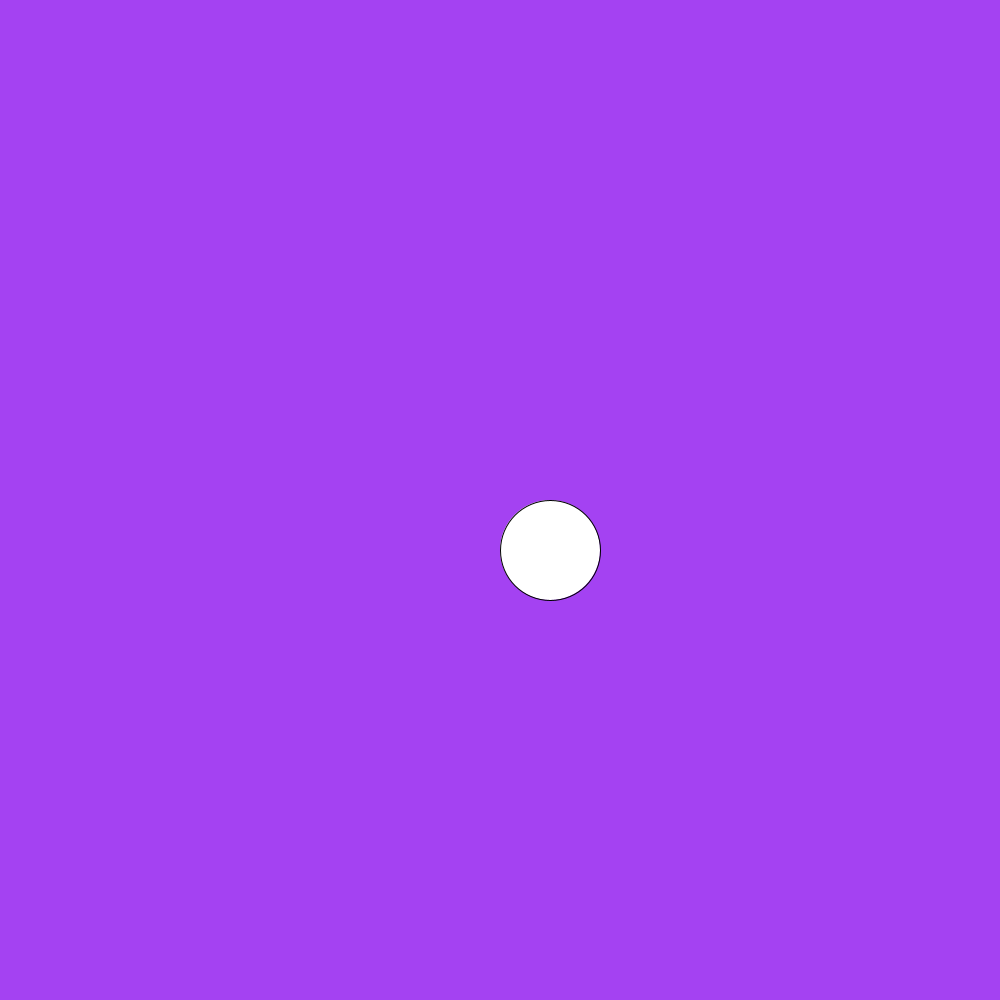
Frame 1 (no input)
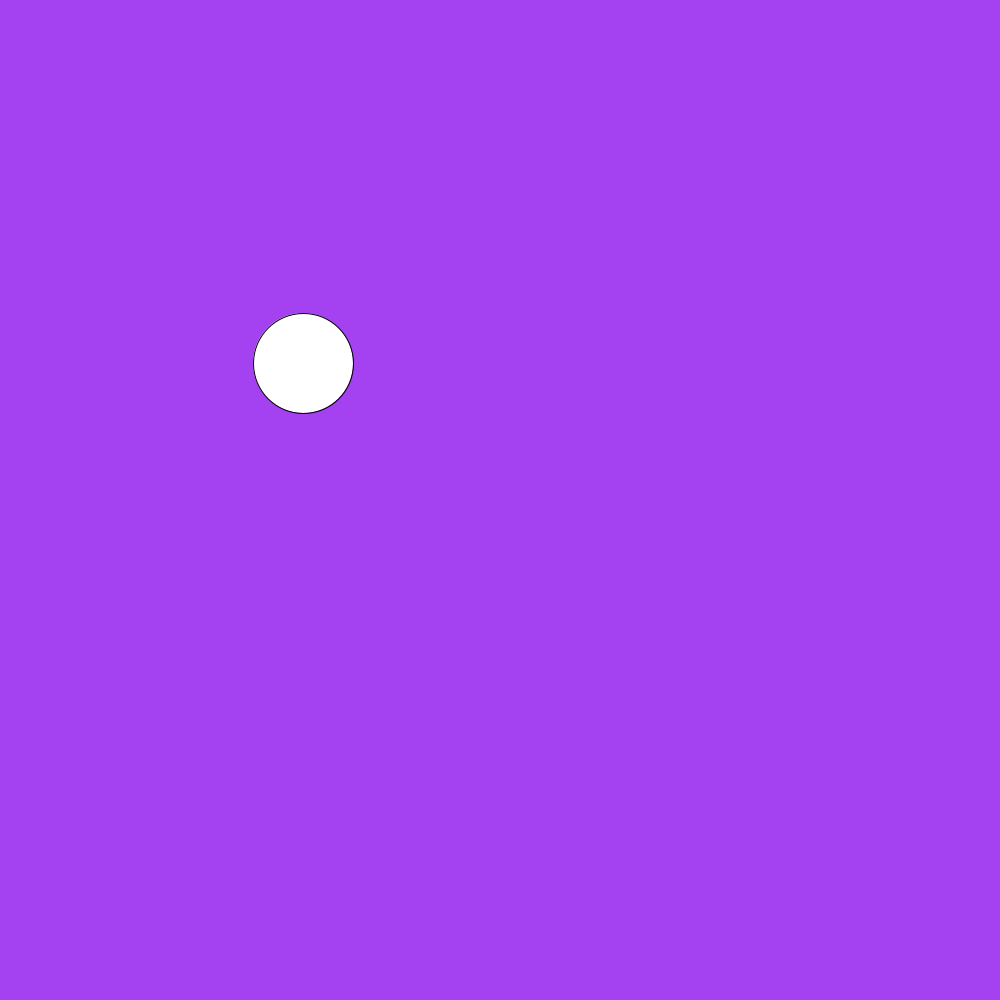
Frame 60 (the mouse pressed at the canvas centre just before this capture)
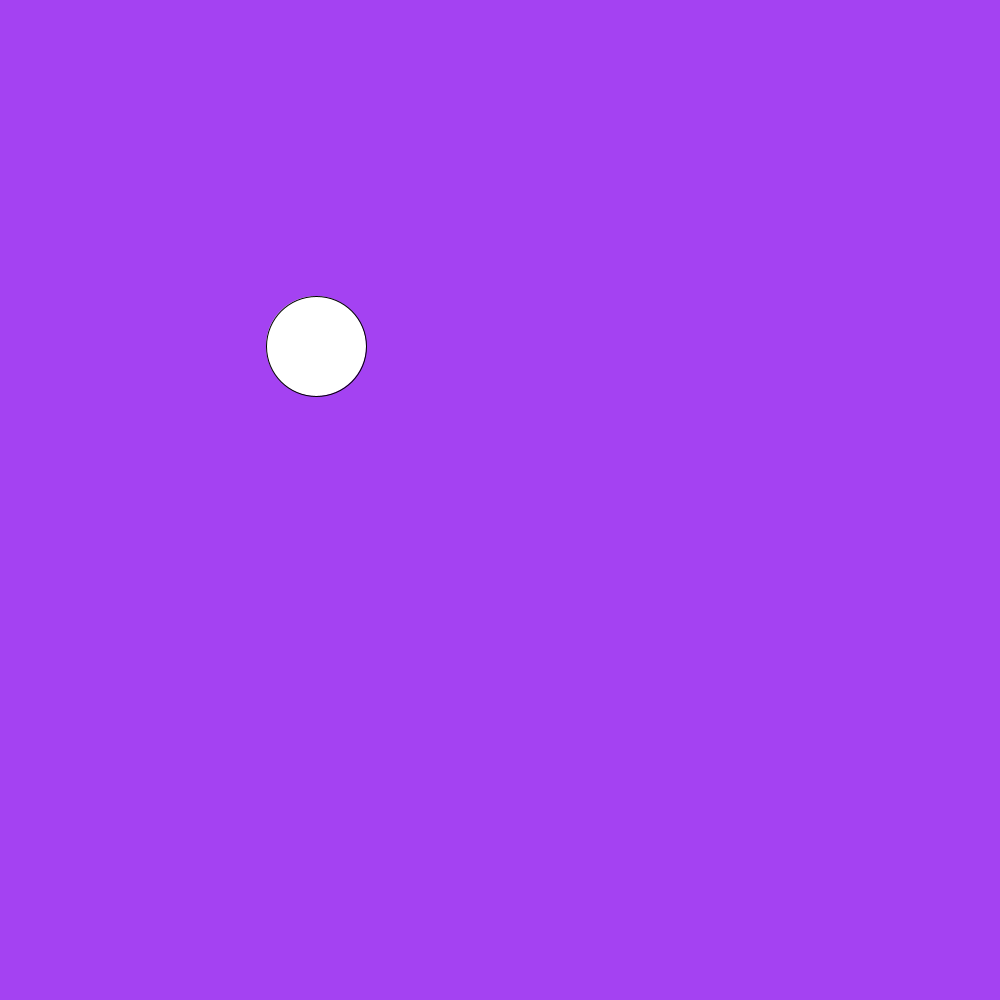
Frame 120 (the mouse held since frame 60 and released just before this capture)

The Processing sketch that drew these frames (run headless with seeded random() and noise(); from frame 60 on, the mouse is pressed at the canvas centre):

// Processing sketch: Lab7_Pt3_Modified
// ── Lab7_Pt3_Modified.pde
/**************************************************************/

// Lab 7, Part 3
// Vincent Nguyen

// Global Variables
int xCoor, xConstant, yCoor, yConstant;
int[] backgroundColor = {(int)random(255), (int)random(255), (int)random(255)};
boolean movementFT=true;

// Setup
void setup()
{
  size(1000, 1000);
  frameRate(240);
  xCoor = width/2;
  yCoor = height/2;  
  
  xConstant = (int)random(-25, 25);
  yConstant = (int)random(-25, 25);
}

// Drawing Loop
void draw()
{
  background(backgroundColor[0], backgroundColor[1], backgroundColor[2]);
  strokeWeight(1);
  ellipseMode(CORNER);
  ellipse(xCoor, yCoor, 100, 100);
  
  if(mousePressed){ 
    
  }
  if(movementFT==true)
  {
    xCoor += xConstant;
    yCoor += yConstant;
  }
  if(movementFT==false)
  {  }
  
  if(keyPressed){
    
  }
  
  if((xCoor+100) >= width || xCoor <= 0)
  {
    xConstant *= -1;
  }
  if((yCoor+100) >= height || yCoor <= 0)
  {
    yConstant *= -1;
  }
  
}

void mousePressed()
{
  if(movementFT == true)
  {
    movementFT = false;
  } else if(movementFT == false)
  {
    movementFT = true;
  }
}

void keyPressed()
{
  backgroundColor[0] = (int)random(255);
  backgroundColor[1] = (int)random(255);
  backgroundColor[2] = (int)random(255);
}

/**************************************************************/
